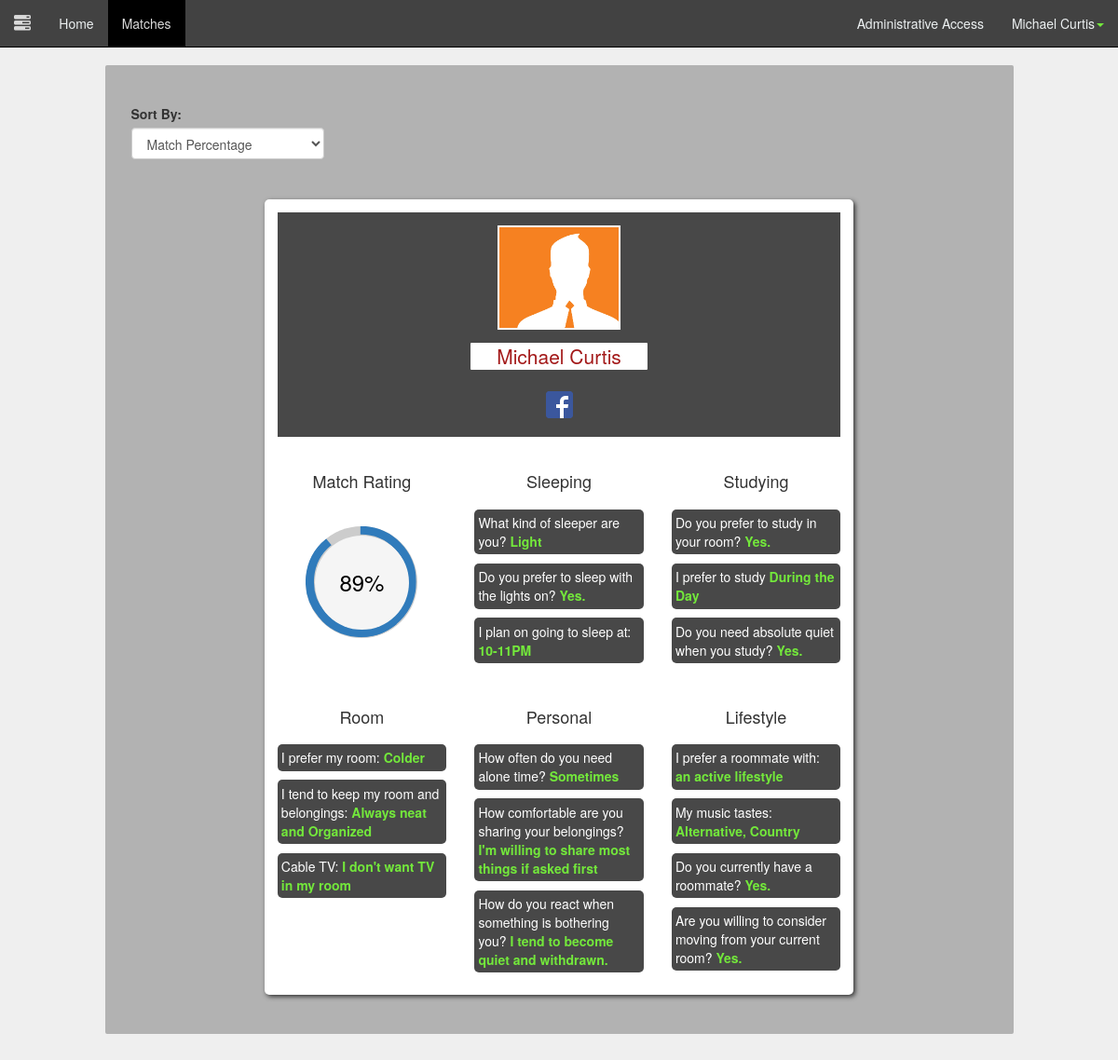
The app's page /matches.php (signed in) with its own data.
### tables this page shows
CREATE TABLE IF NOT EXISTS `user` (
`id` int(11) NOT NULL,
  `picture` varchar(50) NOT NULL,
  `password` varchar(64) NOT NULL,
  `first_name` varchar(20) NOT NULL,
  `last_name` varchar(30) NOT NULL,
  `account_type` varchar(20) NOT NULL,
  `email` varchar(50) NOT NULL
);

CREATE TABLE IF NOT EXISTS `tabs` (
`id` int(11) NOT NULL,
  `name` varchar(30) NOT NULL
);

CREATE TABLE IF NOT EXISTS `options` (
`id` int(11) NOT NULL,
  `name` varchar(50) NOT NULL,
  `question_id` int(11) NOT NULL,
  `value_index` int(11) NOT NULL
);

CREATE TABLE IF NOT EXISTS `questions` (
`id` int(11) NOT NULL,
  `question` varchar(500) NOT NULL,
  `tab_id` int(11) NOT NULL,
  `type_id` int(11) NOT NULL,
  `public` tinyint(1) NOT NULL DEFAULT '1'
);

CREATE TABLE IF NOT EXISTS `answers` (
`id` int(11) NOT NULL,
  `user_id` int(11) NOT NULL,
  `question_id` int(11) NOT NULL,
  `value` int(11) NOT NULL,
  `preference_rating` int(11) DEFAULT NULL COMMENT 'numbers 1-5'
);

### classes/PageChecker.php (called while the page is built)
<?php
	class PageChecker
	{
		public function isPage($page = null)
		{
			if($page)
			{
				if($page == str_replace("/", "", $_SERVER['PHP_SELF']))
				{
					return true;
				}
			}
			return false;
		}
	}
?>

### classes/DB.php (called while the page is built, shortened)
<?php
class DB
{
	private static $_instance = null;
	private $_pdo,
	 		$_query,
	 		$_error = false,
	  		$_results,
	  		$_count = 0;
	private function __construct()
	{
		try
		{
			$this->_pdo = new PDO('mysql:host=' . Config::get('mysql/host') . ';dbname='. Config::get('mysql/db'), Config::get('mysql/username'), Config::get('mysql/password'));
		}
		catch(PDOException $e)
		{
			die($e->getMessage());
		}
	}
	public static function getInstance()
	{
		if(!isset(self::$_instance))
		{
			self::$_instance = new DB();
		}
		return self::$_instance;
	}
	public function query($sql, $params = array())
	{
		$this->_error = false;
		if($this->_query = $this->_pdo->prepare($sql))
		{
			$x = 1;
			if(count($params))
			{
				foreach($params as $param)
				{
					$this->_query->bindValue($x,$param);
					$x++;
				}
			}
			if($this->_query->execute())
			{
				$this->_results = $this->_query->fetchAll(PDO::FETCH_OBJ);
				$this->_count = $this->_query->rowCount();
			}
			else
			{
				$this->_error = true;
			}
		}
		return $this;
	}
	public function action($action, $table, $where = array())
	{
		if(count($where) === 3)
		{
			$operators = array('=','>','<','>=','<=');
			$field = $where[0];
			$operator = $where[1];
			$value = $where[2];
			if(in_array($operator, $operators))
			{
				$sql = "{$action} FROM {$table} WHERE {$field} {$operator} ?";
				if(!$this->query($sql, array($value))->error())
				{
					return $this;
				}
			}
		}
		return false;
	}
	public function get($table, $where)
	{
		return $this->action('SELECT *', $table, $where);
	}
	public function results()
	{
		return $this->_results;
	}
	public function error()
	{
		return $this->_error;
	}
	public function count()
	{
		return $this->_count;
	}
	public function first()
	{
		return $this->results()[0];
	}
}
?>

### classes/Config.php (called while the page is built)
<?php
class Config
{
	public static function get($path = null)
	{
		if($path)
		{
			$config = $GLOBALS['config'];
			$path = explode('/', $path);
			foreach($path as $bit)
			{
				if(isset($config[$bit]))
				{
					$config = $config[$bit];
				}
			}
			return $config;
		}
	}
}
?>

### classes/User.php (called while the page is built, shortened)
<?php
class User
{
	private $_db, $_data, $_sessionName, $_isLoggedIn, $_cookieName;
	public function __construct($user = null)
	{
		$this->_db = DB::getInstance();
		$this->_sessionName = Config::get('session/session_name');
		if(!$user)
		{
			if(Session::exists($this->_sessionName))
			{
				$user = Session::get($this->_sessionName);
				if($this->find($user))
				{
					$this->first_name = $this->data()->first_name;
					$this->last_name = $this->data()->last_name;
					$this->account_type = $this->data()->account_type;
				}
				else
				{
				}
			}
		}
		else
		{
			$this->find($user);
		}
	}
	public function find($user = null)
	{
		if($user)
		{
			$field = (is_numeric($user)) ? 'id': 'username';
			$data = $this->_db->get('user', array($field, '=', $user));
			if($data->count())
			{
				$this->_data = $data->first();
				$this->first_name = $this->data()->first_name;
				$this->last_name = $this->data()->last_name;
				return true;
			}
		}
	}
	public function data()
	{
		return $this->_data;
	}
}
?>

### classes/Session.php (called while the page is built, shortened)
<?php
class Session
{
	public static function exists($name)
	{
		return (isset($_SESSION[$name])) ? true : false;
	}
	public static function get($name)
	{
		return $_SESSION[$name];
	}
}
?>

### functions/sanitize.php (called while the page is built, shortened)
<?php
function escapeName($string)
{
	return htmlentities($string, ENT_COMPAT, 'UTF-8');
}
?>

### functions/get_profile.php (the view, shortened to what this page needs)
<?php
function getMatchesForProfile($profile_id)
{
	$db = DB::getInstance();
	$tabs = $db->query("SELECT * FROM tabs");
	$tabs = $tabs->results();
	$user = new User($profile_id);
	echo '<div class="row spacing2">
		<div class="col-md-8 largeRankingWidget center-block">
			<div class="topBannerForWidget">
				<div class="row">
				<div class="col-md-10 center-block">
				<div class="row paddingTop1">
					<div class="profilePic col-md-3 center-block"></div>
				</div>
				<div class="row spacing1">
					<div class="col-md-5 center-block profileName">
						<p class="text-center lead"><a class="profileLink" href="profile.php?id='.$profile_id.'">'.escapeName($user->first_name).' '.escapeName($user->last_name).'</a></p>
					</div>
				</div>
				<div class="row">
					<div class = "text-center lead">
						<a href="http://www.facebook.com" target="_blank">
							<img border="0" alt="facebook" src="\images\social\FB-f-Logo__blue_29.png" width="29" height="29">
						</a>
					</div>
				</div>
			</div>
		</div>
			</div>';
			$counter = 1;
			echo '<div class="row spacing2">';
			echo '<div class="col-md-4">
				<div class="row">
					<div class="col-md-12">
						<h4 class="text-center">Match Rating</h4>
					</div>
				</div>
				<div class="row">
					<div class="col-md-12 paddingTop2">
						<div class="c100 p89 large center"><span>89%</span><div class="slice"><div class="bar"></div><div class="fill"></div></div></div>
					</div>
				</div>
			</div>';
			$firstsection = true;
	foreach ($tabs as $tab) {
		if($firstsection != true)
			{
			if($counter >= 3){
				$counter = 0;
				echo '</div>
				<div class="row spacing2">';
			}
			echo '<div class="col-md-4">
				<div class="row">
					<div class="col-md-12">
						<h4 class="text-center">'.ucfirst(escapeName($tab->name)).'</h4>
					</div>
				</div>
				<div class="row">
					<div class="col-md-12">
						<ul class="noPadding">';
			$questions = $db->query("SELECT * FROM questions WHERE tab_id = ?", array($tab->id));
			$questions = $questions->results();
	    foreach($questions as $question)
	    {
				if($question->public)
				{
		      $answers = $db->query("SELECT * FROM answers WHERE question_id = ? AND user_id = ".$profile_id."", array($question->id));
		      $answers = $answers->results();
					if($question->type_id != 1 && $question->type_id != 2)
					{
						$checkboxes = false;
						$first_item = true;
						if($question->type_id == 4) {$checkboxes = true;}
			      foreach($answers as $answer){
			        $answer_strings =  $db->query("SELECT * FROM options WHERE question_id = ? AND value_index = ".escapeName($answer->value)."", array($question->id));
			        $answer_strings = $answer_strings->results();
			        foreach($answer_strings as $answer_string)
			        {
								if($checkboxes == false) echo '<li>'. escapeName($question->question).' <strong>'.escapeName($answer_string->name).'</strong></li>';
								if($checkboxes == true && $first_item == false){
									echo ', '.escapeName($answer_string->name).'';
								}
								if($checkboxes == true && $first_item == true){
									echo '<li>'. escapeName($question->question).' <strong> '.escapeName($answer_string->name).'';
									$first_item = false;
								}
			        }
			      }
						if($checkboxes == true) {echo '</strong></li>';}
					} else
					{
						foreach($answers as $answer){
							$yesno = $answer->value;
							if($yesno == 0)
							{
								echo '<li>'. escapeName($question->question).' <strong>No.</strong></li>';
							} else{
								echo '<li>'. escapeName($question->question).' <strong>Yes.</strong></li>';
							}
						}
					}
				}
	    }
			echo '</ul>
					</div>
						</div>
					</div>';
			$counter++;
		} else $firstsection = false;
  }
	echo '</div>';
	echo'</ul></div>
</div>';
}
?>

### matches.php (shortened to what this page needs)
<?php
  require_once 'functions/get_profile.php';
?>
<!DOCTYPE html>
<html lang="en">
  <head>
    <link href="css/bootstrap.min.css" rel="stylesheet">
    <link href="css/mainLayout.css" rel="stylesheet">
    <link href="css/navbar.css" rel="stylesheet">
    <link href="css/circle.css" rel="stylesheet">
    <link href="css/off-canvas-nav.css" rel="stylesheet">
    <link href="css/matches.css" rel="stylesheet">
  </head>
  <body>
    <?php
      include("navbar.php");
    ?>
    <div class="pushContainer"></div>
     <div class="container">
      <div class="row">
        <div class="col-md-12">
          <div class="row">
            <div class="col-md-10 center-block" id="matchArea">
              <div class="row">
                <div class="form-group col-md-3" id="sortMatchArea">
                  <label>Sort By:</label>
                  <select class="form-control">
                      <option>Match Percentage</option>
                  </select>
                </div>
              </div>
                <?php getMatchesForProfile($user->id); ?>
            </div>
          </div>
        </div>
      </div>
    </div>
  </body>
</html>

### navbar.php (shortened to what this page needs)
<?php $pageChecker = new PageChecker(); $user = new User(); ?>
<nav class="navbar navbar-default navbar-fixed-top">
  <div class="container-fluid">
    <div class="navbar-header">
      <a class="navbar-brand"><span class="glyphicon glyphicon-tasks" id="toggle" aria-hidden="true"></span></a>
    </div>
    <div class="collapse navbar-collapse" id="bs-example-navbar-collapse-1">
      <ul class="nav navbar-nav">
        <li <?php echo ($pageChecker->isPage("index.php")) ? "class='active'" : ''; ?>><a href="index.php">Home</a></li>
        <li <?php echo ($pageChecker->isPage("matches.php")) ? "class='active'" : ''; ?>><a href="matches.php">Matches</a></li>
      </ul>
      <ul class="nav navbar-nav navbar-right">
        <?php
          if($user->account_type=="admin")
          {
        ?>
        <li <?php echo ($pageChecker->isPage("administrator.php")) ? "class='active'" : ''; ?>><a href="administrator.php">Administrative Access</a></li><?php } ?>
        <li class="dropdown">
          <a href="#" class="dropdown-toggle" data-toggle="dropdown" role="button" aria-expanded="false"><?php echo $user->first_name . " " . $user->last_name; ?><span class="caret neon"></span></a>
        </li>
      </ul>
    </div>
  </div>
</nav>

### css/mainLayout.css (style rules this page uses)
body { background-color: #EFEFEF; }
#toggle { cursor: pointer; }
html, body { padding-bottom: 4em; }
.spacing2 { margin-top: 2em; }
.spacing1 { margin-top: 1em; }
.pushContainer { height: 5em; }
.center-block { float:none; }
.neon { color: #73E83B; }
.center { margin-left: auto; margin-right: auto; }
.noPadding { padding:0; }
.paddingTop1 { padding-top: 1em; }
.paddingTop2 { padding-top: 2em; }

### css/navbar.css (style rules this page uses)
.navbar-default { background-color: #424242; border-color: #000000; }
.navbar-default .navbar-brand { color: #ecf0f1; }
.navbar-default .navbar-nav > li > a { color: #ecf0f1; }
.navbar-default .navbar-nav > .active > a, .navbar-default .navbar-nav > .active > a:hover, .navbar-default .navbar-nav > .active > a:focus { color: #dadada; background-color: #000000; }
.navbar-default .navbar-collapse, .navbar-default .navbar-form { border-color: #ecf0f1; }

### css/circle.css (style rules this page uses)
.c100 { position: relative; font-size: 120px; width: 1em; height: 1em; -webkit-border-radius: 50%; -moz-border-radius: 50%; -ms-border-radius: 50%; -o-border-radius: 50%; border-radius: 50%; float: left; margin: 0 0.1em 0.1em 0; background-color: #cccccc; }
.c100 *, .c100 *:before, .c100 *:after { -webkit-box-sizing: content-box; -moz-box-sizing: content-box; box-sizing: content-box; }
.c100.center { float: none; margin: 0 auto; }
.c100 > span { position: absolute; width: 100%; z-index: 1; left: 0; top: 0; width: 5em; line-height: 5em; font-size: 0.2em; color: #cccccc; display: block; text-align: center; white-space: nowrap; -webkit-transition-property: all; -moz-transition-property: all; -o-transition-property: all; transition-property: all; -webkit-transition-duration: 0.2s; -moz-transition-duration: 0.2s; -o-transition-duration: 0.2s; transition-duration: 0.2s; -webkit-transition-timing-function: ease-out; -moz-transition-timing-function: ease-out; -o-transition-timing-function: ease-out; transition-timing-function: ease-out; }
.c100:after { position: absolute; top: 0.08em; left: 0.08em; display: block; content: " "; -webkit-border-radius: 50%; -moz-border-radius: 50%; -ms-border-radius: 50%; -o-border-radius: 50%; border-radius: 50%; background-color: whitesmoke; width: 0.84em; height: 0.84em; -webkit-transition-property: all; -moz-transition-property: all; -o-transition-property: all; transition-property: all; -webkit-transition-duration: 0.2s; -moz-transition-duration: 0.2s; -o-transition-duration: 0.2s; transition-duration: 0.2s; -webkit-transition-timing-function: ease-in; -moz-transition-timing-function: ease-in; -o-transition-timing-function: ease-in; transition-timing-function: ease-in; }
.c100 > span { color: black; }

### css/matches.css (style rules this page uses)
#matchArea { background-color: #B2B2B2; padding: 3em 2em; border-radius: 2px; }
.largeRankingWidget { background-color: white; border-radius: 5px; padding:1em; box-shadow: 2px 2px 5px; }
.largeRankingWidget li { list-style-type: none; background-color: #484848; margin: .7em 0; color:white; padding: .3em; border-radius: 5px; }
.largeRankingWidget strong { color: #73E83B; }
.profilePic { height: 8em; background-image: url("../images/default.jpg"); background-size:cover; background-position:-.7em 0em; border: 2px solid white; }
.topBannerForWidget { background-color: #484848; }
.profileName > p { background-color: white; border-radius: 1px; padding: 0 .5em; }
.profileName > p > a { color: #A31919; }

### records on screen
user: first_name "Michael", last_name "Curtis"
tabs: name "Sleeping"
options: question.question "What kind of sleeper are you?", name "Light"
answers: question.question "Do you prefer to sleep with the lights on?"
options: question.question "I plan on going to sleep at:", name "10-11PM"
tabs: name "Studying"
answers: question.question "Do you prefer to study in your room?"
options: question.question "I prefer to study", name "During the Day"
answers: question.question "Do you need absolute quiet when you study?"
tabs: name "Room"
options: question.question "I prefer my room:", name "Colder"
options: question.question "I tend to keep my room and belongings:", name "Always neat and Organized"
options: question.question "Cable TV:", name "I don't want TV in my room"
tabs: name "Personal"
options: question.question "How often do you need alone time?", name "Sometimes"
options: question.question "How comfortable are you sharing your belongings?", name "I'm willing to share most things if asked first"
options: question.question "How do you react when something is bothering you?", name "I tend to become quiet and withdrawn."
tabs: name "Lifestyle"
options: question.question "I prefer a roommate with:", name "an active lifestyle"
options: question.question "My music tastes:", name "Alternative"
options: name "Country"
answers: question.question "Do you currently have a roommate?"
answers: question.question "Are you willing to consider moving from your current room?"
